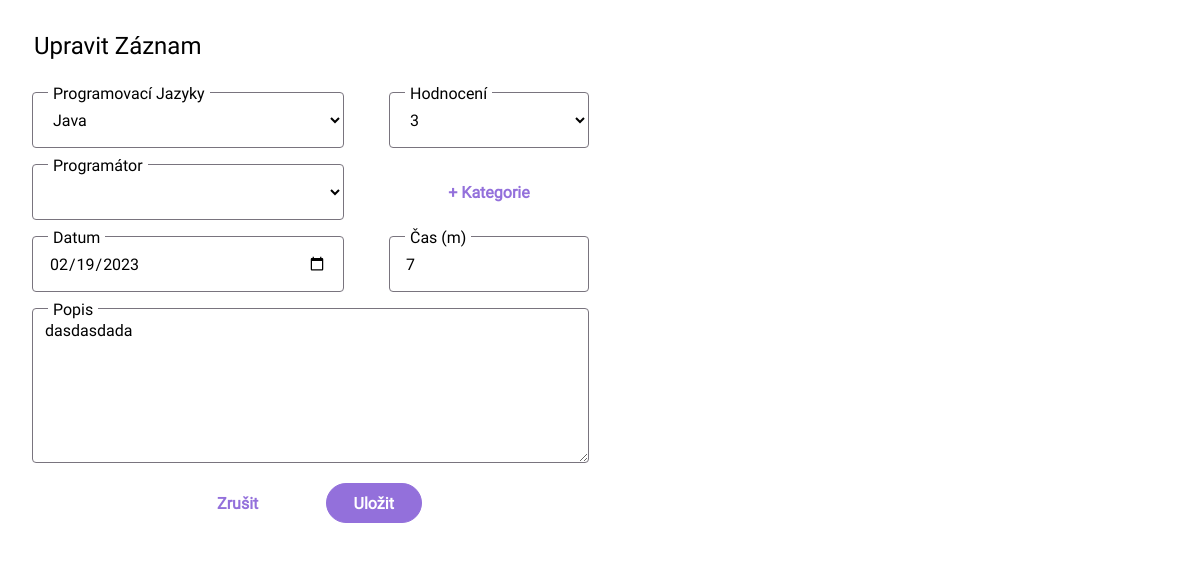
Page /app/1/edit/ (signed in) on the earlier database version.
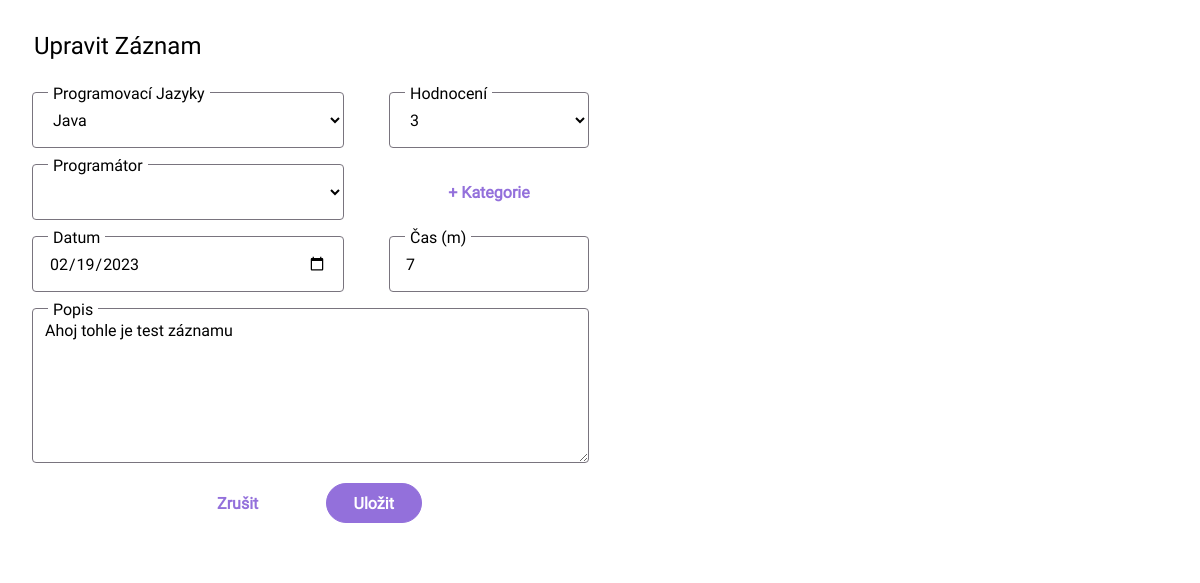
Same page on the later database version.
### tables this page shows
CREATE TABLE "records"
(
    "id"              INTEGER,
    "dates"           DATE NOT NULL,
    "timeInMinutes"   INT  NOT NULL,
    "programmingLang" TEXT NOT NULL,
    "rating"          INT  NOT NULL,
    "description"     TEXT NOT NULL,
    "user_id"         INT  NOT NULL,
    PRIMARY KEY ("id" AUTOINCREMENT)
);

### app.py (the view, shortened to what this page needs)
@app.route('/<int:id>/edit/', methods=('GET', 'POST'))  # úprava záznamu
@app.route('/app/<int:id>/edit/', methods=('GET', 'POST'))
def edit(id):
    record = db.get_data_from_db_by_id(id)
    if not record:
        abort(404)
    conn = db.get_db_connection()
    programmers = conn.execute("SELECT * FROM users").fetchall()
    categorie = conn.execute("SELECT * FROM categories WHERE user_id = ?", (protected_id(),)).fetchall()
    categorie_selected = conn.execute("SELECT category_id FROM categories_records WHERE record_id = ?",
                                      (id,)).fetchall()
    categorie_selected_formatted = ",".join([str(singleCat[0]) for singleCat in categorie_selected])
    categorie_selected_formatted = categorie_selected_formatted.split(",")
    conn.close()
    return render_template('editWind.html', record=record, defs=proglangs, programmers=programmers,
                           categories=categorie, selected_categories=categorie_selected_formatted)

### app.py (called while the page is built)
@login_manager.user_loader
def load_user(user_id):
    print("users_load")
    conn = db.get_db_connection()
    cursor = conn.cursor()
    cursor.execute("SELECT * FROM users WHERE id = ?", (user_id,))
    user = cursor.fetchone()
    if user is None:
        return None
    user = User(id=user[0], username=user[1], email=user[2], password=user[3])
    return user

@app.route('/protected/get_user_id/')
@login_required
def protected_id():
    return current_user.get_id()

### db.py (called while the page is built)
def get_db_connection():  # napojení se na databázi
    conn = sqlite3.connect(databasePath)
    conn.row_factory = sqlite3.Row
    return conn

def get_data_from_db_by_id(post_id):  # čte data z databáze
    conn = get_db_connection()
    record = conn.execute('SELECT * FROM records WHERE id = ?',
                          (post_id,)).fetchall()
    conn.close()
    return record

### templates/editWind.html (shortened to what the changed rows need)
{% block edit %}
    <div class="outerBox_add-edit_window">
        <div id="addWindow" style="position:absolute; z-index: 5">
            {% for record in record %}
                <div class="float">
                    <form name="editRecord" id="editRecord" method="post" class="flex_pres"
                          onsubmit="return validateForm()">
                        <div style="margin: 2rem;">
                            <div>
                                <legend>Upravit Záznam</legend>
                            </div>
                            <div class="flex_row spaceBetween" style="margin-top: 2rem">
                                <div class="wrap">
                                    <label class="popis_textBox" for="_formProgLang_select">Programovací Jazyky</label>
                                    <select name="formProgLang_select" id="_formProgLang_select" class="textfield">
                                        {% for def in defs %}
                                            <option value="{{ def.progLangs }}">{{ def.progLangs }}</option>
                                        {% endfor %}
                                    </select>
                                </div>
                                <div class="ratingslider wrap">
                                    <label for="formRating" class="popis_textBox">Hodnocení</label>
                                    <select name="formRating" id="_formRating" class="textbox textfield">
                                        <option value="3">3</option>
                                    </select>
                                </div>
                            </div>
                            <div class="flex_row spaceBetween descForm">
                                <div class="wrap">
                                    <label class="popis_textBox" for="_formProgLang_select">Programátor</label>
                                    <select name="formProgrammer_select" id="_formProgrammer_select" class="textfield"
                                            itemid="0">
                                        {% for programmer in programmers %}
                                            <option id="option_{{ programmer.programmer }}"
                                                    value="{{ programmer.programmer }}">{{ programmer.programmer }}</option>
                                        {% endfor %}
                                    </select>
                                </div>
                                <div class="wrap"
                                     style="width: 200px; justify-content: center; align-items: center; display: flex">
                                    <div>
                                        <button type="button" class="button_text" id="categories_add_edit">
                                        <span class="button_text-text">
                                            + Kategorie
                                        </span>
                                        </button>
                                    </div>
                                </div>
                            </div>
                            <div class="flex_row spaceBetween descForm">
                                <div style="width: 45%" class="wrap">
                                    <label class="popis_textBox" for="_formDate">Datum</label>
                                    <input type="date" name="formDate" class="textfield" id="_formDate"
                                           placeholder="dd-mm-yyyy"
                                           value="{{ record.dates }}">
                                </div>
                                <div class="wrap">
                                    <label class="popis_textBox" for="_formMinutes">Čas (m)</label>
                                    <input type="number" name="formMinutes" class="textfield" id="_formMinutes" min="0"
                                             value="{{ record.timeInMinutes }}">
                                </div>
                            </div>
                            <div class="wrap descForm">
                                <label class="popis_textBox" for="_formDesc">Popis</label>
                                <textarea name="formDesc" class="textbox" id="_formDesc" cols="70"
                                          rows="10">{{ record.description }}</textarea>
                            </div>
                            <div class="center flex buttonForm">
                                <div class="flex_row buttons_action">
                                    <div>
                                        <button type="button" class="button_text" id="cancel_edit">
                                            <span class="button_text-text">
                                                Zrušit
                                            </span>
                                        </button>
                                    </div>
                                    <div>
                                        <button type="submit" id="Submit" class="button_filled">
                                            <span class="button_filled-text"
                                                  style="padding-left: 11px; padding-right: 11px">
                                                Uložit
                                            </span>
                                        </button>
                                    </div>
                                </div>
                            </div>
                        </div>
                    </form>
                    <link rel="stylesheet" href="{{ url_for('static', filename='main.css') }}">
                </div>
            {% endfor %}
        </div>
    </div>
{% endblock %}

Differences in the rows shown:
changed records: formDesc "dasdasdada" → "Ahoj tohle je test záznamu"
